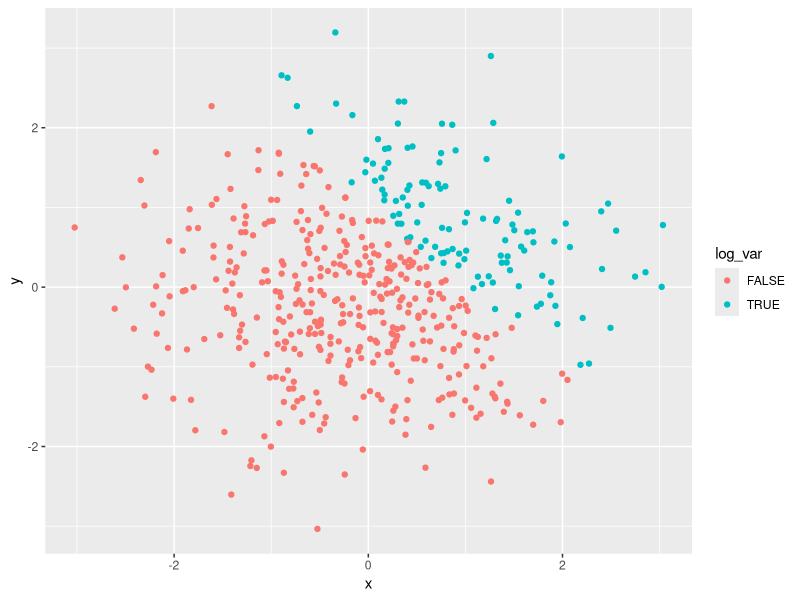
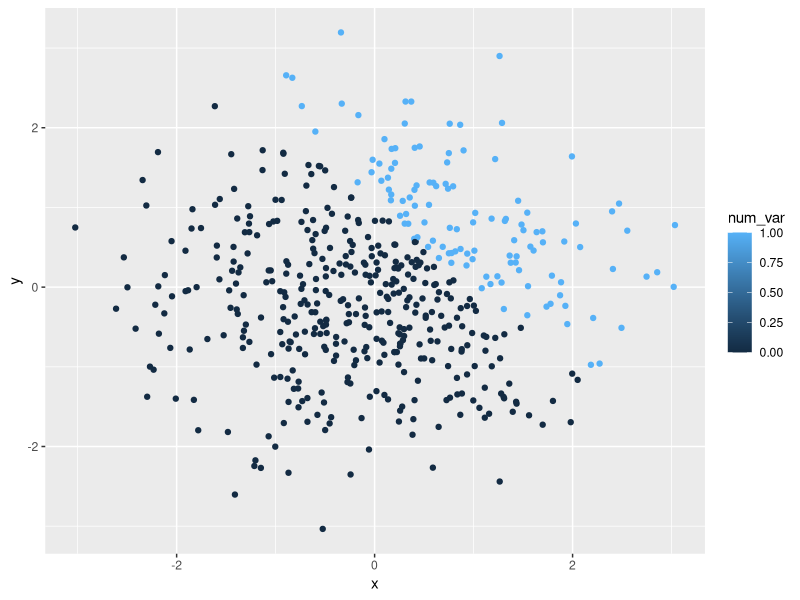
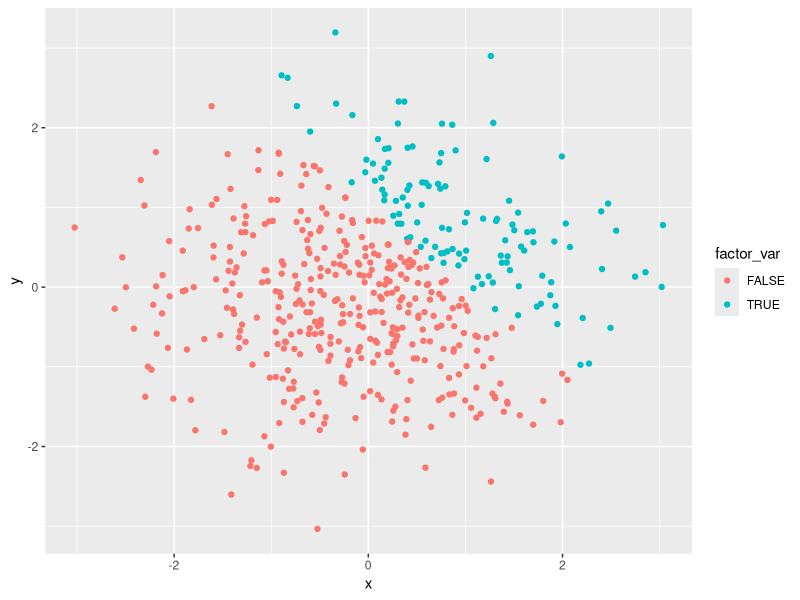
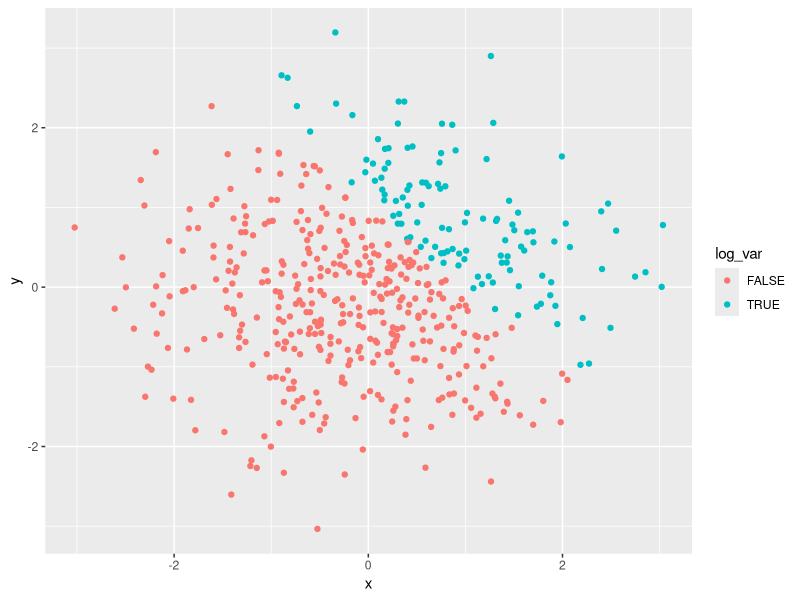

Recreate these plots in R, in order.
## ---- chunk 1
knitr::opts_chunk$set(echo = TRUE)

#load packages
library(tidyverse)
## ---- chunk 2
#create data frame
df1 = tibble(
  norm_samp = rnorm(8),
  norm_samp_log = norm_samp > 0,
  char_var = as.character(norm_samp), 
  factor_var =  factor( c( "grp1", "grp2", "grp3", "grp3", "grp2", "grp1", "grp2", "grp3" ))
)
## ---- chunk 3
#try taking mean of each var
mean(pull (df1, norm_samp))
mean(pull (df1, norm_samp_log))
mean(pull (df1, char_var))
mean(pull (df1, factor_var))
## ---- chunk 4
#convert vars 
as.numeric(pull (df1, norm_samp_log))
as.numeric(pull (df1, char_var))
as.numeric(pull (df1, factor_var))
## ---- chunk 5
#logical to numeric
logical_num = as.numeric(pull (df1, norm_samp_log))
# multiply rand samp by result
pull( df1, norm_samp) * logical_num

#logical to factor
logical_factor = as.factor(pull (df1, norm_samp_log))
pull( df1, norm_samp) * logical_factor #not possible

#logical to factor to numeric
logical_factor_num = as.numeric( 
  as.factor( pull (df1, norm_samp_log)))
pull( df1, norm_samp) * logical_factor_num
## ---- chunk 6
# create dataframe
df2 = tibble(
  x = rnorm(500),
  y = rnorm(500),
  log_var = x + y > 1, 
  num_var = as.numeric(log_var),
  factor_var = as.factor(log_var)
)
## ---- chunk 7
# scatter plot 1 - color by logical 
ggplot(df2, aes(x = x, y = y, color = log_var)) + geom_point()

#export first scatter plot
ggsave("scatter_plot_hw1.pdf", height = 4, width = 6) 

# scatter plot 2 - color by numeric 
ggplot(df2, aes(x = x, y = y, color = num_var)) + geom_point()

# scatter plot 3 - color by factor 
ggplot(df2, aes(x = x, y = y, color = factor_var)) + geom_point()
